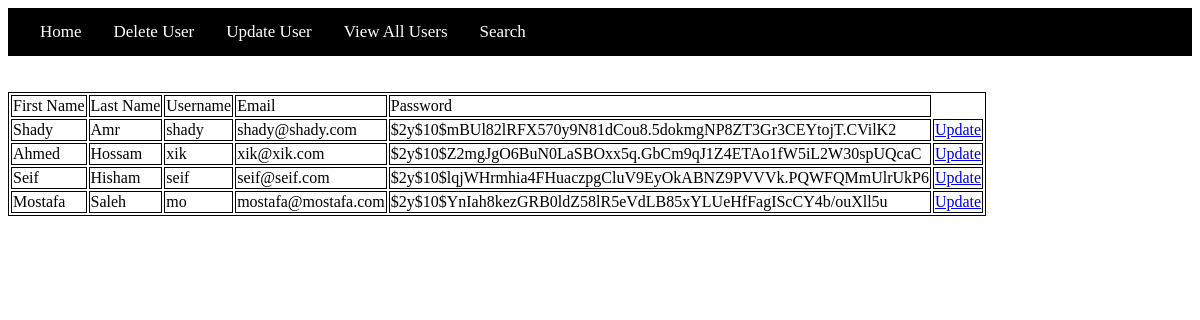
The page /archive/qc/Update.php on the database as committed earlier.
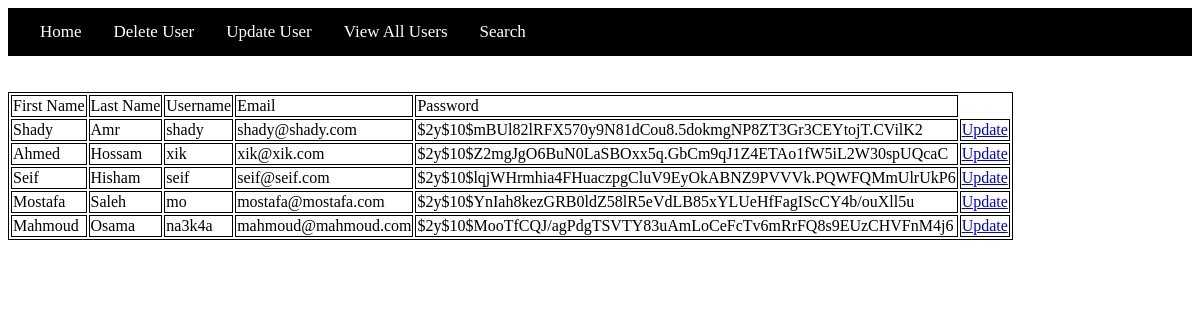
The same page on the database as committed later.
### tables this page shows
CREATE TABLE `users` (
  `ID` int(11) NOT NULL,
  `FirstName` varchar(128) NOT NULL,
  `LastName` varchar(128) NOT NULL,
  `Username` varchar(64) NOT NULL,
  `Email` varchar(256) NOT NULL,
  `Pass` varchar(256) NOT NULL,
  `Role` int(11) NOT NULL COMMENT 'User (0), Waiter (1), QC (2)',
  `Access` int(11) NOT NULL,
  `National_ID` int(14) NOT NULL,
  `National_ID_Image` text NOT NULL,
  `ProfilePicture` text NOT NULL,
  `Wallet` int(50) NOT NULL,
  `Governorate` varchar(20) NOT NULL,
  `Comments` varchar(64) NOT NULL
);

### archive/qc/Update.php (the view, shortened to what this page needs)
<?php
 include "Menu.php";
 $servername = "localhost";
 $username = "root";
 $password = "";
 $dbname = "restaurant";
 $conn = new mysqli($servername, $username, $password, $dbname);
 $query = "SELECT * FROM users";
 $result = mysqli_query($conn,$query);
?>
<!DOCTYPE html>
<html>
<head>
</head>
<body>
<table>
<tr>
<td>First Name</td>
<td>Last Name</td>
<td>Username</td>
<td>Email</td>
<td>Password</td>
</tr>
<?php
while($row = mysqli_fetch_array($result)) {
?>
<tr class="<?php if(isset($classname)) echo $classname;?>">
	<td><?= $row['FirstName']; ?></td>
	<td><?= $row['LastName']; ?></td>
	<td><?= $row['Username']; ?></td>
	<td><?= $row['Email']; ?></td>
	<td><?= $row['Pass']; ?></td>
<td><a href="UpdateAction.php?userid=<?php echo $row["ID"]; ?>">Update</a></td>
</tr>
<?php
}
?>
</table>
</body>
</html>

### archive/qc/Menu.php (shortened to what this page needs)
<html>
	<head>
	</head>
	<body>
		<div class="topnav">
			<?php
				if(!empty($_SESSION['ID']))
				{
					echo "Welcome ".$_SESSION['Name'];
					echo"<a href='QCHome.php'>Home</a>";
					echo"<a href='Delete.php'>'Delete User</a>";
                    echo"<a href='Update.php'>Update User</a>";
                    echo"<a href='ViewAll.php'>View All Users</a>";
                    echo"<a href='Search.php'>Search</a>";
				}
				else
				{
					echo"<a href='QCHome.php'>Home</a>";
					echo"<a href='Delete.php'>Delete User</a>";
                    echo"<a href='Update.php'>Update User</a>";
                    echo"<a href='ViewAll.php'>View All Users</a>";
                    echo"<a href='Search.php'>Search</a>";
				}
				?>
		</div>
		<br><br>
	</body>
</html>

### archive/qc/Update.php (style rules this page uses)
table, th, td { border: 1px solid black; }

### archive/qc/Menu.php (style rules this page uses)
.topnav { background-color: black; overflow:hidden; color: white; font-size: 17px; padding: 14px 16px; }
.topnav a { float:left; display:block; color: white; text-align: center; padding: 0px 16px; text-decoration: none; font-size: 17px; }

Rows that differ between the two databases and show on the page:
added users: FirstName "Mahmoud", LastName "Osama", Username "na3k4a", Email "mahmoud@mahmoud.com", Pass "$2y$10$MooTfCQJ/agPdgTSVTY83uAmLoCeFcTv6mRrFQ8s9EUzCHVFnM4j6"
